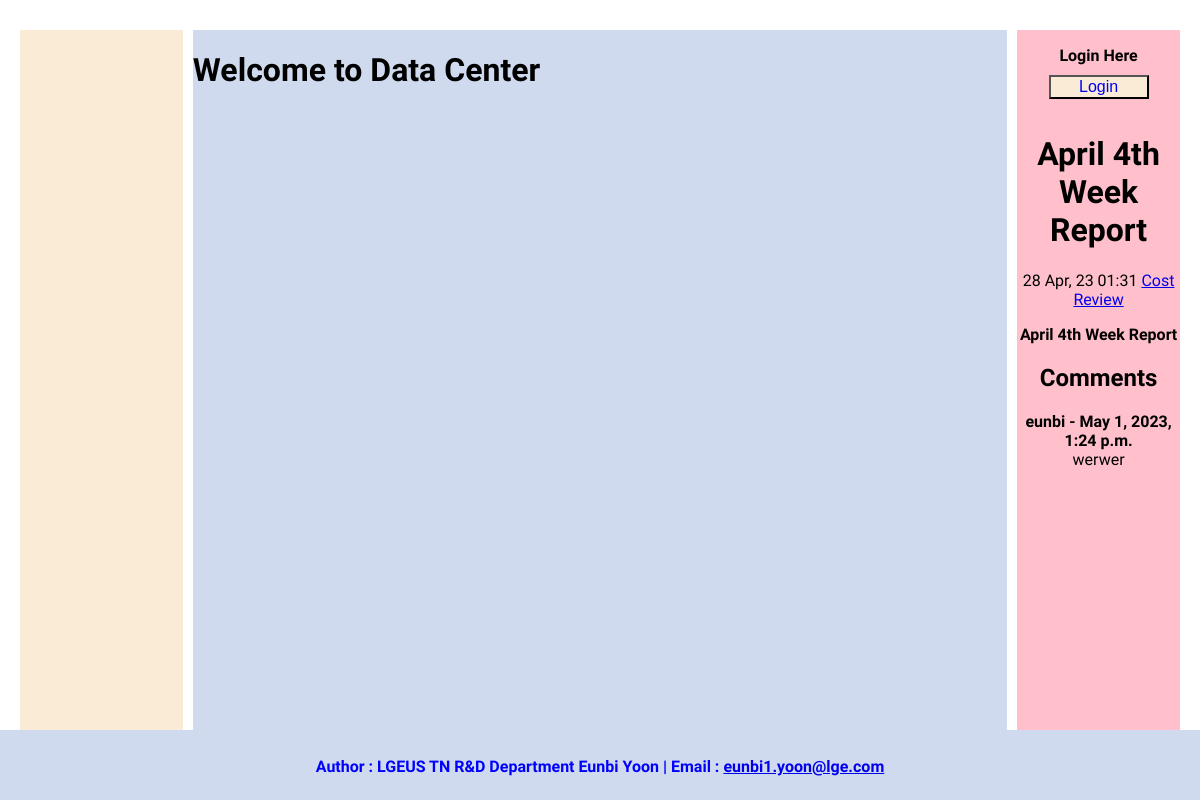
The app's page /cost-review/2, older data.
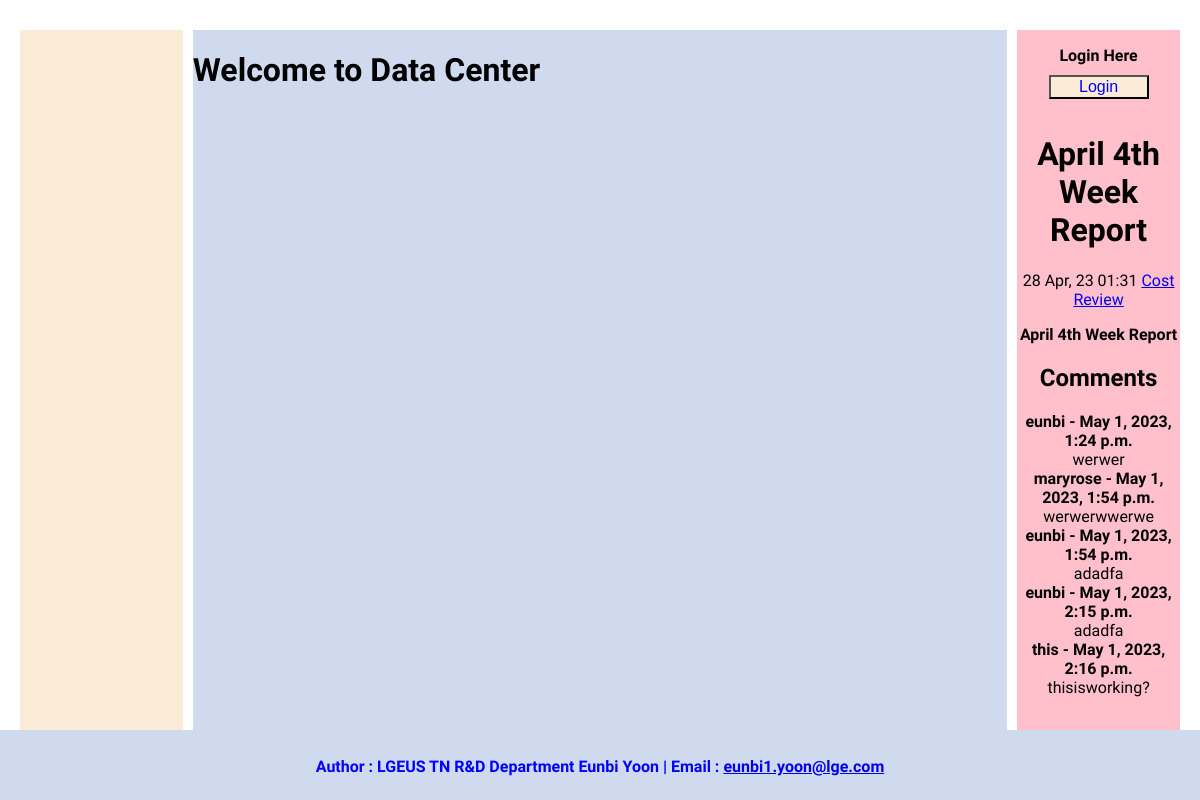
The same page, newer data.
### report/models.py (models this page shows, shortened)
class Post(models.Model):
    category=models.ForeignKey(Category, related_name='post_model', on_delete=models.CASCADE)
    slug=models.SlugField()
    author=models.ForeignKey(User, related_name='post_user',on_delete=models.CASCADE)
    title=models.CharField(max_length=255)
    date_added=models.DateTimeField(auto_now_add=True)
    class Meta:
        verbose_name_plural='  2) Posts'

class Category(models.Model):
    title=models.CharField(max_length=255)
    slug=models.SlugField()
    class Meta:
        verbose_name_plural='  1) Categories'

class Comment(models.Model):
    post=models.ForeignKey(Post, related_name='comment_model', on_delete=models.CASCADE)
    commenter_name = models.CharField(max_length=200)
    comment_body = models.TextField()
    date_added=models.DateTimeField(auto_now_add=True)
    class Meta:
        verbose_name_plural='  3) Comments'

### report/views.py (the view)
# urls.py: path('<slug:slug>/<int:pk>', detailView, name='detail_url'),
def detailView(request, slug, pk):
    post = Post.objects.get(slug=slug, pk=pk)
    new_comment=None
    if request.method == 'POST':
        comment_form = CommentForm(request.POST, instance=post)
        if comment_form.is_valid():
            name = request.user.username
            body = comment_form.cleaned_data['comment_body']
            new_comment = Comment(post=post, commenter_name=name, comment_body=body)
            new_comment.save()
        else:
            print('form is invalid')
    else:
        comment_form = CommentForm()
    context = {
        'post_detail':post,
        'new_comment': new_comment,
        'form_detail':comment_form,
    }
    return render(request, 'detail.html', context)

### templates/detail.html (shortened to what this page needs)
{% extends 'base.html' %}
{% block navigator %}
    <div class="detail-category">
        <div class="detail-title">
            <h1><strong>{{ post_detail.title }}</strong></h1>
            <time>{{ post_detail.date_added|date:"d M, y h:i" }}</time>
            <a href="{% url 'category_url' post_detail.category.slug %}">{{ post_detail.category.title }}</a>
            <p><strong>{{ post_detail.title }}</strong></p>
            <h2>Comments</h2>
            {% for comment in post_detail.comment_model.all %}
            <article>
                <strong>{{comment.commenter_name}} - {{comment.date_added}}</strong><br/>
                {{comment.comment_body}}
            </article>
            {% endfor %}
        </div>
    </div>
{% endblock %}

### templates/base.html (shortened to what this page needs)
<!doctype html>
<html lang="en">
  <head>
    {% load static %}
    <link rel="stylesheet" href="{% static 'css/style.css' %}">
  </head>
  <body>
    <div class="top">
      <div class="sidebar"></div>
      <div class="container">
        <div class="user-name">
          <h1 class="typing-demo">
              {% block name %}
              Welcome to Data Center
              {% endblock%}
          </h1>
        </div>
      </div>
      <div class="navigator">
        <div class="user-banner">
          {% if user.is_authenticated %}
            <p>Hello, {{user.username}}
            <button>
                <a href="{% url 'logout_url' %}">Logout</a>
            </button>
          {% else %}
            <p>Login Here
            <button>
                <a href="{% url 'login_url' %}">Login</a>
            </button>
          {% endif %}
          </p>
        </div>
      </div>
    </div>
    <div class="main">
      <div class="sidebar">
      </div>
      <div class="container">
      </div>
      <div class="navigator">
        {% block navigator %}
        {% endblock %}
      </div>
    </div>
    <footer class="footer">
      <h5>
          Author : LGEUS TN R&D Department Eunbi Yoon |  Email :
          <a href = "mailto: eunbi1.yoon@lge.com"> eunbi1.yoon@lge.com</a>
      </h5>
  </footer>
  </body>
</html>

### statics/css/style.css (style rules this page uses)
body { margin:auto; font-family: 'Orbitron'; }
.top { display: grid; grid-template-columns: 1fr 5fr 1fr; gap:10px; height: 8vh; margin: 30px 20px 20px; }
.main { display: grid; grid-template-columns: 1fr 5fr 1fr; height: 77vh; gap:10px; margin:auto 20px; }
.sidebar { grid-column: 1; background-color:antiquewhite; }
.container { grid-column: 2; background-color:#D0DAEE; }
.navigator { grid-column: 3; background-color:pink; }
.top .navigator p { font-size: 1rem; font-weight: 800; text-align: center; }
.top .navigator .user-banner button { background-color: antiquewhite; margin: 0 10px; width:100px; font-size:1rem; margin-top:10px; }
.top .navigator .user-banner button a { text-decoration: none; }
footer { position:fixed; bottom:0; left:0; width:100%; height: 70px; background-color: #D0DAEE; }
footer h5 { font-size: 1rem; text-align: center; color:blue; }
.detail-category { text-align: center; }
.detail-category .detail-title { margin-bottom: 30px; }

Row changes from the older to the newer data that the page shows:
added Comment: commenter_name "maryrose", date_added "May 1, 2023, 1:54 p.m.", comment_body "werwerwwerwe"
added Comment: commenter_name "eunbi", date_added "May 1, 2023, 1:54 p.m.", comment_body "adadfa"
added Comment: commenter_name "eunbi", date_added "May 1, 2023, 2:15 p.m.", comment_body "adadfa"
added Comment: commenter_name "this", date_added "May 1, 2023, 2:16 p.m.", comment_body "thisisworking?"
